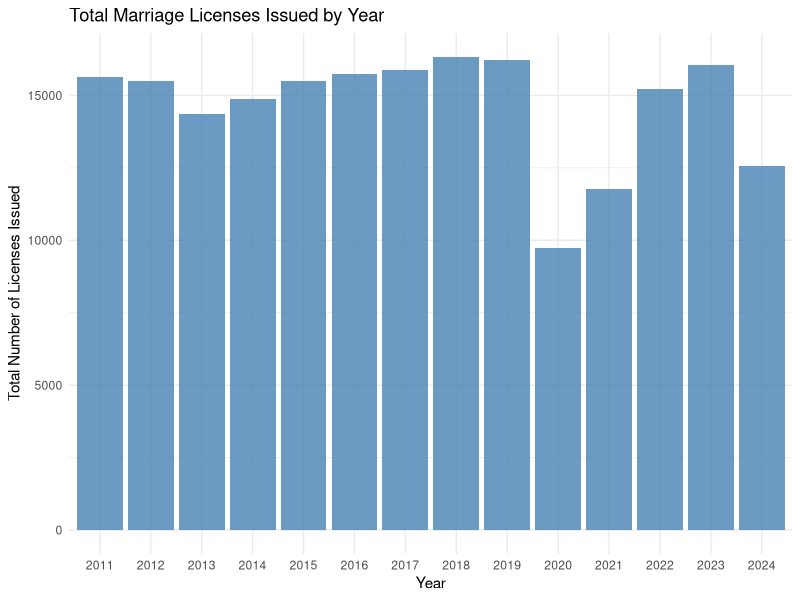

Generate this figure with R:
## ---- chunk 1
#| include: false
#| warning: false
#| message: false

library(tidyverse)
library(palmerpenguins)
## ---- chunk 2
#| label: fig-bills
#| fig-cap: Bills of penguins
#| echo: false
library(tidyverse)
library(here)
library(lubridate)

# Load the data
cleaned_data <- read_csv(here::here("data/analysis_data/analysis_data.csv"))

# Ensure the date column is in Date format before extracting the year
cleaned_data <- cleaned_data %>%
  mutate(date = ymd(date)) %>%  # Convert to Date format if it's not already
  mutate(year = year(date))  # Extract the year

# Summarize data: Total number of licenses issued per year
yearly_totals <- cleaned_data %>%
  group_by(year) %>%
  summarise(total_licenses = sum(licenses_issued, na.rm = TRUE))

# Create the bar plot with year on the x-axis and total licenses on the y-axis
ggplot(yearly_totals, aes(x = factor(year), y = total_licenses)) +
  geom_bar(stat = "identity", alpha = 0.8, fill = "steelblue") +
  theme_minimal() +  # Apply the minimal theme
  labs(title = "Total Marriage Licenses Issued by Year",
       x = "Year",
       y = "Total Number of Licenses Issued")
